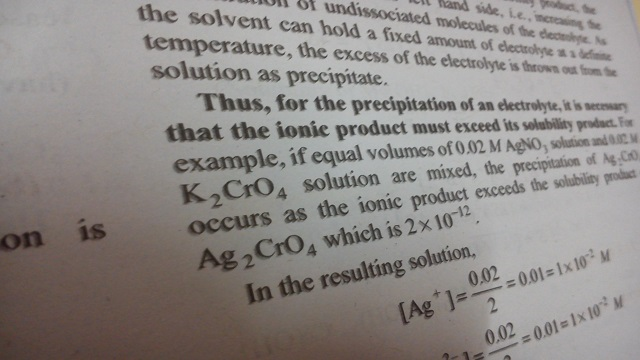
#> input picture img1.PNG, 640 x 360 px, given in place of the camera
$ python noise_reduction.py
#> lines starting #> are read from the running program, lines starting #| are printed output that depends on the picture; after the words box and inside, x2 and y2 are one past the last pixel; in counts of white or black regions, pixels touching at a corner belong together
import cv2
import numpy as np

cap = cv2.VideoCapture(0)
while True:
    _, frame = cap.read()
#> frame is the input picture: shape (360, 640, 3); mean B, G, R 134.8, 137.5, 142.3
    hsv = cv2.cvtColor(frame, cv2.COLOR_BGR2HSV)
#> hsv: shape (360, 640, 3); mean H, S, V 46.6, 18.9, 142.7

    # hsv = hue sauration value
    # hsv values needs to be adjusted
    lower_red = np.array([150, 0, 0])
    upper_red = np.array([180, 255, 150])

    mask = cv2.inRange(hsv, lower_red, upper_red)
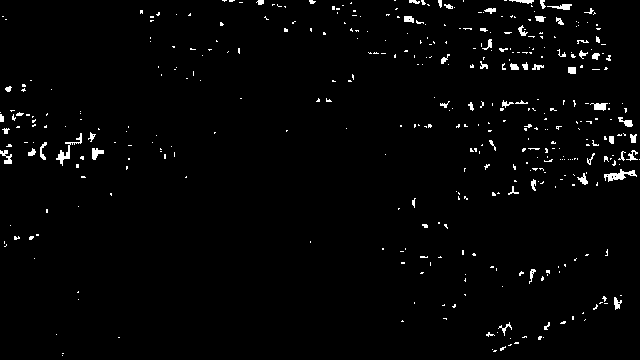
#> mask: shape (360, 640); 2% white in thin lines or dots
    res = cv2.bitwise_and(frame, frame, mask=mask)
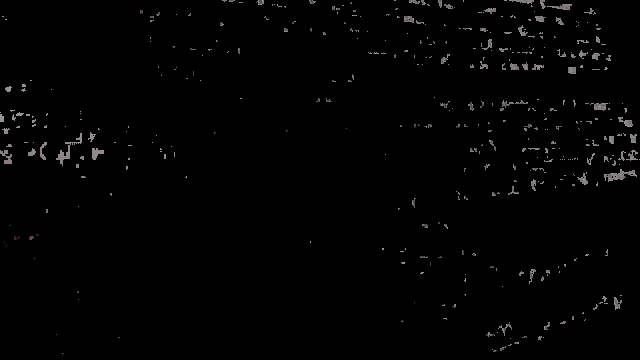
#> res: shape (360, 640, 3); mean B, G, R 2.4, 2.4, 2.5

    kernel = np.ones((5,5), np.uint8)
    erosion = cv2.erode(mask, kernel, iterations = 1)
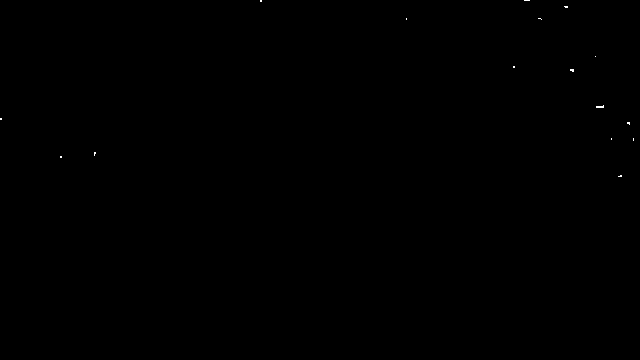
#> erosion: shape (360, 640); 0.04% white in thin lines or dots, all inside (x1, y1, x2, y2) = (0, 0, 634, 177)
    dilation = cv2.dilate(mask, kernel, iterations = 1)
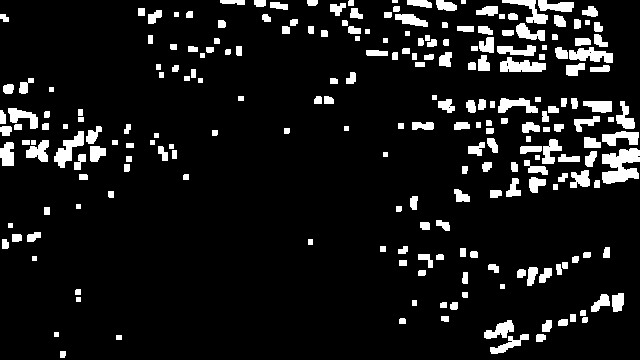
#> dilation: shape (360, 640); 9.2% white; 228 white regions (1 under 20 px), largest, box (x1, y1, x2, y2) and area: (602, 148, 640, 184) 921, (54, 131, 84, 168) 469, (500, 57, 546, 72) 468

    opening = cv2.morphologyEx(mask, cv2.MORPH_OPEN, kernel)
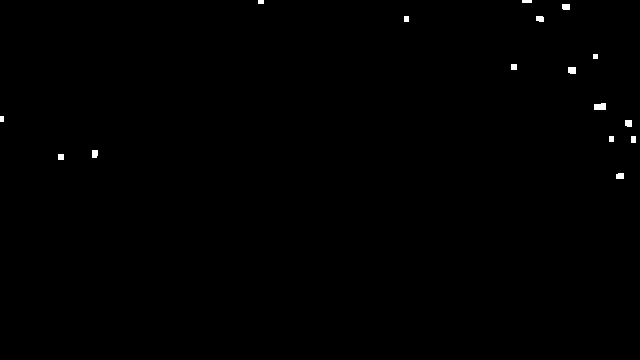
#> opening: shape (360, 640); 0.27% white; 16 white regions, largest, box (x1, y1, x2, y2) and area: (594, 103, 606, 110) 77, (568, 67, 576, 74) 54, (562, 4, 570, 10) 47
    closing = cv2.morphologyEx(mask, cv2.MORPH_CLOSE, kernel)
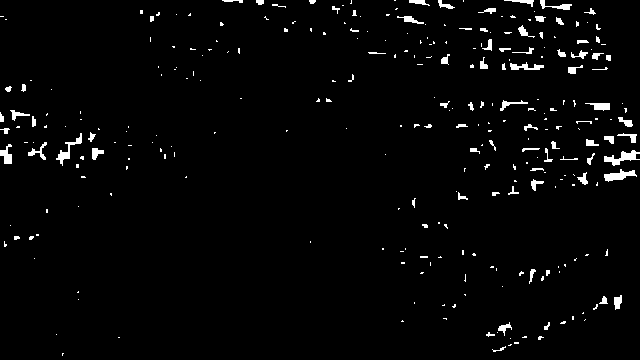
#> closing: shape (360, 640); 2.4% white; 288 white regions (205 under 20 px), largest, box (x1, y1, x2, y2) and area: (604, 150, 640, 166) 246, (604, 169, 637, 182) 213, (56, 133, 82, 166) 197

    cv2.imshow('frame', frame)
    #cv2.imshow('mask', mask)
    cv2.imshow('res', res)
    cv2.imshow('erosion', erosion)
    cv2.imshow('dilation', dilation)
    cv2.imshow('opening', opening)
    cv2.imshow('closing', closing)

    k = cv2.waitKey(5) & 0xFF == ord('q')
#> (key q is pressed here)
    if k == 2:
        break

cv2.destroyAllWindows()
cap.release()

$ run again, on img2.PNG
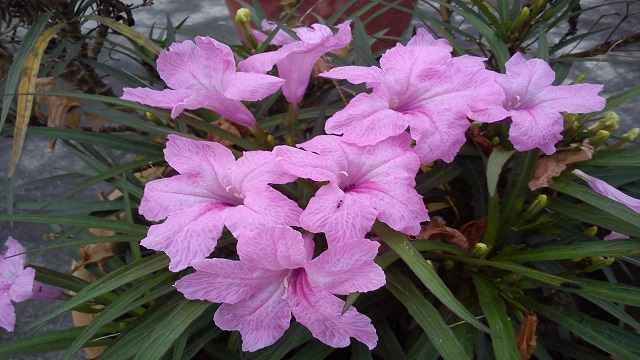
#> input picture img2.PNG, 640 x 360 px, given in place of the camera
#> frame is the input picture: shape (360, 640, 3); mean B, G, R 99.6, 84.4, 103.8
#> hsv: shape (360, 640, 3); mean H, S, V 91.9, 83.4, 110.6
#> `mask = cv2.inRange(hsv, lower_red, upper_red)`:
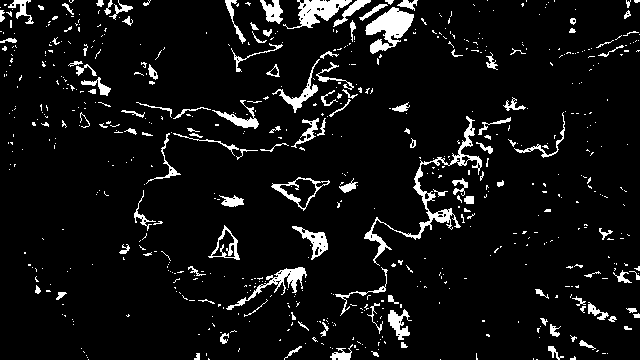
#> mask: shape (360, 640); 6.9% white; 653 white regions (533 under 20 px), largest, box (x1, y1, x2, y2) and area: (364, 116, 482, 266) 1477, (365, 7, 414, 54) 1155, (283, 0, 352, 29) 847
#> erosion: shape (360, 640); 0.64% white; 55 white regions (41 under 20 px), largest, box (x1, y1, x2, y2) and area: (368, 10, 411, 38) 554, (308, 0, 344, 18) 213, (390, 314, 400, 328) 64
#> dilation: shape (360, 640); 23% white; 182 white regions (2 under 20 px), largest, box (x1, y1, x2, y2) and area: (134, 0, 420, 187) 12183, (329, 109, 513, 359) 8630, (132, 188, 309, 324) 3878
#> opening: shape (360, 640); 2% white; 44 white regions (2 under 20 px), largest, box (x1, y1, x2, y2) and area: (366, 8, 413, 40) 878, (302, 0, 346, 26) 664, (388, 312, 408, 336) 240
#> `closing = cv2.morphologyEx(mask, cv2.MORPH_CLOSE, kernel)`:
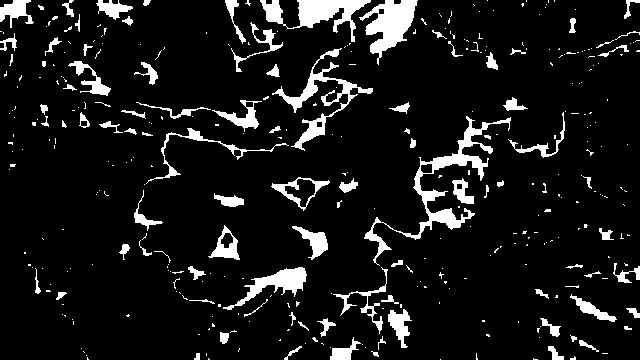
#> closing: shape (360, 640); 9.2% white; 371 white regions (274 under 20 px), largest, box (x1, y1, x2, y2) and area: (364, 116, 511, 266) 2513, (260, 0, 371, 42) 1772, (359, 0, 418, 65) 1756
